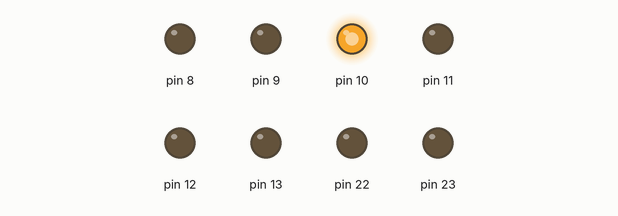
Simulated run of this sketch. Board: Arduino Uno, built with avr-gcc and run on an emulated ATmega328P. On the bench: output pins drawn as LEDs (lit = HIGH). What the sketch prints to the serial monitor is not drawn.

Above: at 0.1 s.
Timing chart, 0 to 38.9 s (numbered marks = the images above):
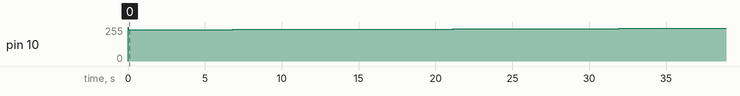

The sketch:

servo-motor.ino
```cpp
#include <avr/io.h>
#include <util/delay.h>
unsigned int i=3200;
float deg=0;
unsigned char c=0;
int main (void)
{

  TCCR1B=0x1A; //Mode 15 with 8 as prescaler
  DDRB=0xFF;
  TCCR1A=0x33; //inverting mode
 OCR1A=39999;
Serial.begin(9600);

//for (int i=3200; i>=1600; i--)
//{
//  Serial.println("1st For Loop");
//  OCR1B=i;
// // _delay_ms(5);
//}
    while (1)
    {
//    for (int i=1600; i<=4800; i++)
//    {
//      Serial.println("2nd For Loop");
//      OCR1B=i;
//  //   _delay_ms(5);
//    }

    if (i<=3200 && i>=1600 && c==0)
{
  Serial.println("1st If Block");
  OCR1B=i;
//  _delay_ms(100);
  i--;
  if (i==1600)
  {
    c=1;
  }
}

 else if (i<=4800 && i>=1600 && c==1)
{
  Serial.println("2nd If Block");
  OCR1B=i;
//  _delay_ms(100);
  i++;
  if (i==4800)
  {
    c=2;
  }
}
//    for (int i=4800; i>=1600; i--)
//    {
//      Serial.println("3rd For Loop");
//      OCR1B=i;
//   //   _delay_ms(5);
//    }
   else if (i<=4800 && i>=1600 && c==2)
{
  Serial.println("3rd If Block");
  OCR1B=i;
 // _delay_ms(100);
  i--;
  if (i==1600)
  {
    c=1;
  }
}
deg=(float(i)*0.056);
Serial.println(deg);
}
}
```
